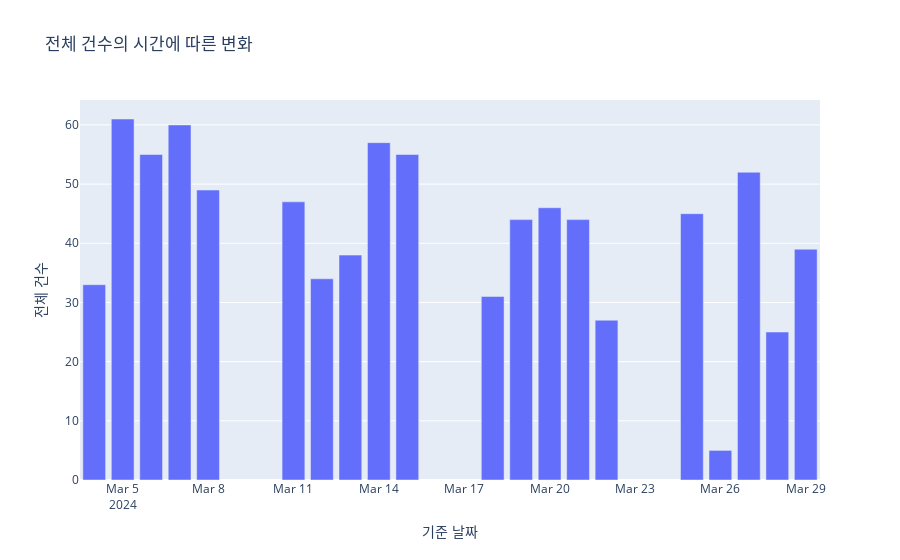

Notebook code for this chart:
### Code cell
import plotly.graph_objects as go

fig = go.Figure(data=[go.Bar(x=주거_check_df['기준_날짜'].iloc[-20:], y=주거_check_df['전체_건수'].iloc[-20:])])

# 그래프 레이아웃 설정
fig.update_layout(
    title='전체 건수의 시간에 따른 변화',
    xaxis_title='기준 날짜',
    yaxis_title='전체 건수',
    hovermode='x',
    hoverlabel=dict(bgcolor="white", font_size=16, font_family="Rockwell")
)

# 그래프 표시
fig.show()

### Figure 1 — Plotly figure (JSON) as saved in the notebook; plotly's stock layout.template omitted (floating-point values rounded to 4 significant figures)
{"data": [{"type": "bar", "x": ["2024-03-04", "2024-03-05", "2024-03-06", "2024-03-07", "2024-03-08", "2024-03-11", "2024-03-12", "2024-03-13", "2024-03-14", "2024-03-15", "2024-03-18", "2024-03-19", "2024-03-20", "2024-03-21", "2024-03-22", "2024-03-25", "2024-03-26", "2024-03-27", "2024-03-28", "2024-03-29"], "y": [33, 61, 55, 60, 49, 47, 34, 38, 57, 55, 31, 44, 46, 44, 27, 45, 5, 52, 25, 39]}], "layout": {"hoverlabel": {"bgcolor": "white", "font": {"family": "Rockwell", "size": 16}}, "hovermode": "x", "title": {"text": "전체 건수의 시간에 따른 변화"}, "xaxis": {"title": {"text": "기준 날짜"}}, "yaxis": {"title": {"text": "전체 건수"}}}}
